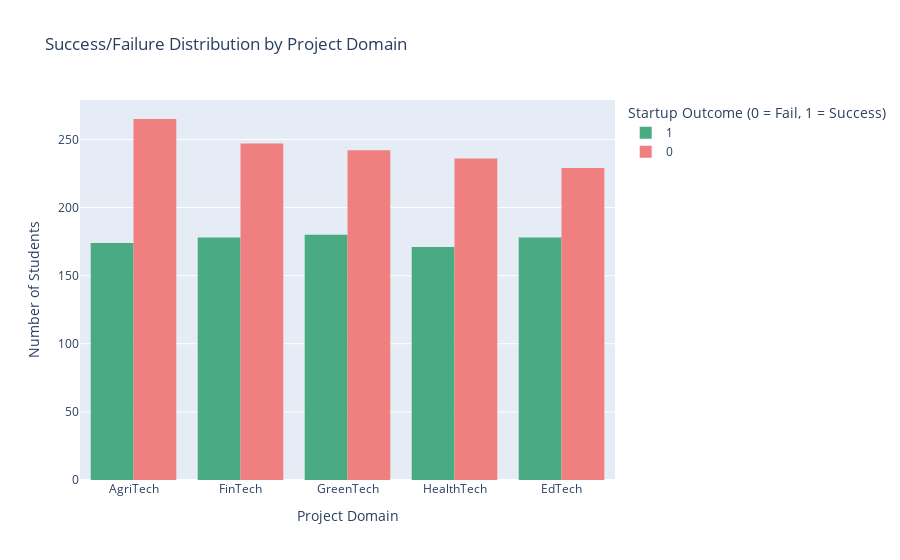

The cell this chart's notebook holds for it:
### Code cell
sorted_project_domains = df['project_domain'].value_counts().index

fig = px.histogram(df, 
                   x='project_domain', 
                   color='success_label',
                   title='Success/Failure Distribution by Project Domain',
                   labels={'project_domain': 'Project Domain', 
                           'success_label': 'Startup Outcome (0 = Fail, 1 = Success)', 
                           'count': 'Number of Students'},
                   color_discrete_map={0: 'lightcoral', 1: '#49ab81'},
                   barmode='group',
                   category_orders={'project_domain': sorted_project_domains}) 

fig.update_layout(
    xaxis_title="Project Domain",
    yaxis_title="Number of Students",
    xaxis=dict(tickmode='array', tickvals=sorted_project_domains)
)

fig.show()

### Figure 1 — Plotly figure (JSON) as saved in the notebook; plotly's stock layout.template omitted (floating-point values rounded to 4 significant figures; data arrays with more than 128 entries replaced by an {"elided": "..."} marker saying what was removed)
{"data": [{"alignmentgroup": "True", "bingroup": "x", "hovertemplate": "Startup Outcome (0 = Fail, 1 = Success)=1<br>Project Domain=%{x}<br>count=%{y}<extra></extra>", "legendgroup": "1", "marker": {"color": "#49ab81", "pattern": {"shape": ""}}, "name": "1", "offsetgroup": "1", "orientation": "v", "showlegend": true, "type": "histogram", "x": {"elided": "881 str values"}, "xaxis": "x", "yaxis": "y"}, {"alignmentgroup": "True", "bingroup": "x", "hovertemplate": "Startup Outcome (0 = Fail, 1 = Success)=0<br>Project Domain=%{x}<br>count=%{y}<extra></extra>", "legendgroup": "0", "marker": {"color": "lightcoral", "pattern": {"shape": ""}}, "name": "0", "offsetgroup": "0", "orientation": "v", "showlegend": true, "type": "histogram", "x": {"elided": "1219 str values"}, "xaxis": "x", "yaxis": "y"}], "layout": {"barmode": "group", "legend": {"title": {"text": "Startup Outcome (0 = Fail, 1 = Success)"}, "tracegroupgap": 0}, "title": {"text": "Success/Failure Distribution by Project Domain"}, "xaxis": {"anchor": "y", "categoryarray": ["AgriTech", "FinTech", "GreenTech", "HealthTech", "EdTech"], "categoryorder": "array", "domain": [0, 1], "tickmode": "array", "tickvals": ["AgriTech", "FinTech", "GreenTech", "HealthTech", "EdTech"], "title": {"text": "Project Domain"}}, "yaxis": {"anchor": "x", "domain": [0, 1], "title": {"text": "Number of Students"}}}}
